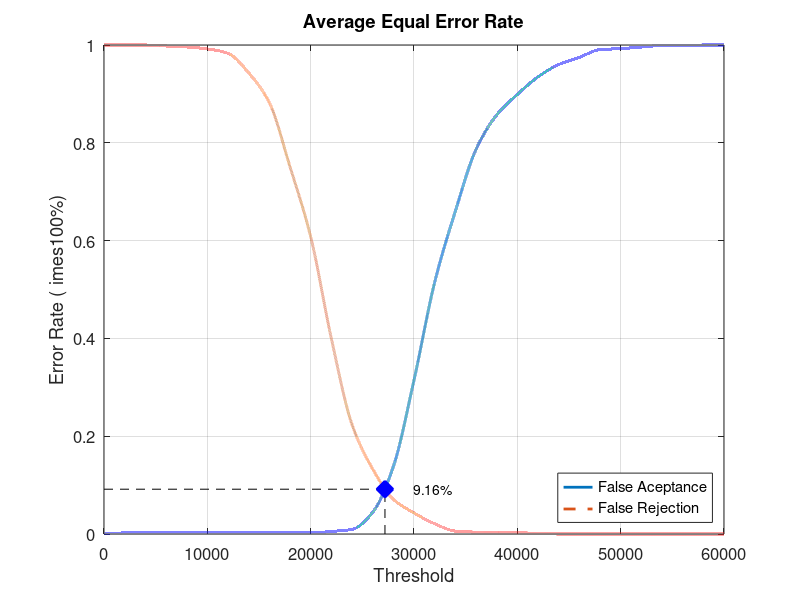
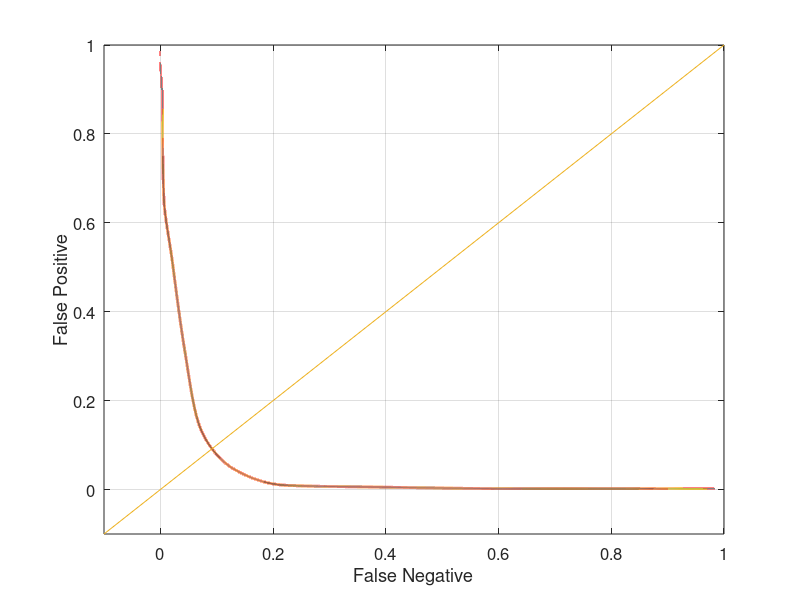

These charts were generated, in order, by the following MATLAB code:
close all;
clear;
clc;
x = 0:2000:60000;
xq = 0:0.5:60000;

y0 = [0 0.00210526 0.00210526 0.00210526 0.00210526 0.00210526 0.00210526 0.00210526 0.00210526 0.00210526 0.00210526 0.00526316 0.00947368 0.0442105 0.137895 0.314737 0.514737 0.66 0.786316 0.856842 0.898947 0.934737 0.96 0.974737 0.990526 0.992632 0.99579 0.998947 0.998947 1 1]
yy0 = interp1(x, y0, xq, 'pchip');
y1 = [1 1 1 0.998 0.996 0.992 0.983 0.943 0.882 0.751 0.608 0.4 0.224 0.133 0.071 0.043 0.021 0.006 0.004 0.004 0.003 0.001 0 0 0 0 0 0 0 0 0]
yy1 = interp1(x, y1, xq, 'pchip');

% Calculating EER: 
y2 = abs(y0 - y1);
find(y2 == min(y2))
yy2 = abs(yy0 - yy1);
xEER = find(yy2 == min(yy2));
xEERIndex = xq(xEER) % X-axis EER
yEER = yy0(xEER) % Y-axis EER

main = figure
plot(xq, yy0,'-','LineWidth', 2);	hold on
plot(xq, yy1,'--','LineWidth', 2);	hold on
plot([xEERIndex xEERIndex], [0 yEER], 'k--');	hold on
plot([0 xEERIndex], [yEER yEER], 'k--');	hold on
plot(xEERIndex, yEER, 'bx', 'LineWidth', 10);	hold on
text(xEERIndex + 10 * xEERIndex / 100, yEER, [num2str(round((10000 * yEER)) / 100) '%'])
legend('False Aceptance', 'False Rejection', 'Location', 'SouthEast')
xlabel('Threshold')
ylabel('Error Rate (	imes100%)')
title('Average Equal Error Rate')
set(gca, 'FontSize', 12)
axis([0 60000 0 1])
grid on

print(main, 'Database3AverageMain', '-dpng');
FNRxFPR = figure('Color', [1 1 1]);
plot(yy1, yy0, '-', yy1, yy0, 'LineWidth', 2);
hold on
y = -0.1:0.1:1
plot(y, y); 
set(gca, 'FontSize', 12)
xlabel('False Negative')
ylabel('False Positive')
axis([-0.1 1 -0.1 1])
set(gca, 'FontSize', 12)
grid on

print(FNRxFPR, 'Database3AverageFNRxFPR','-dpng');
